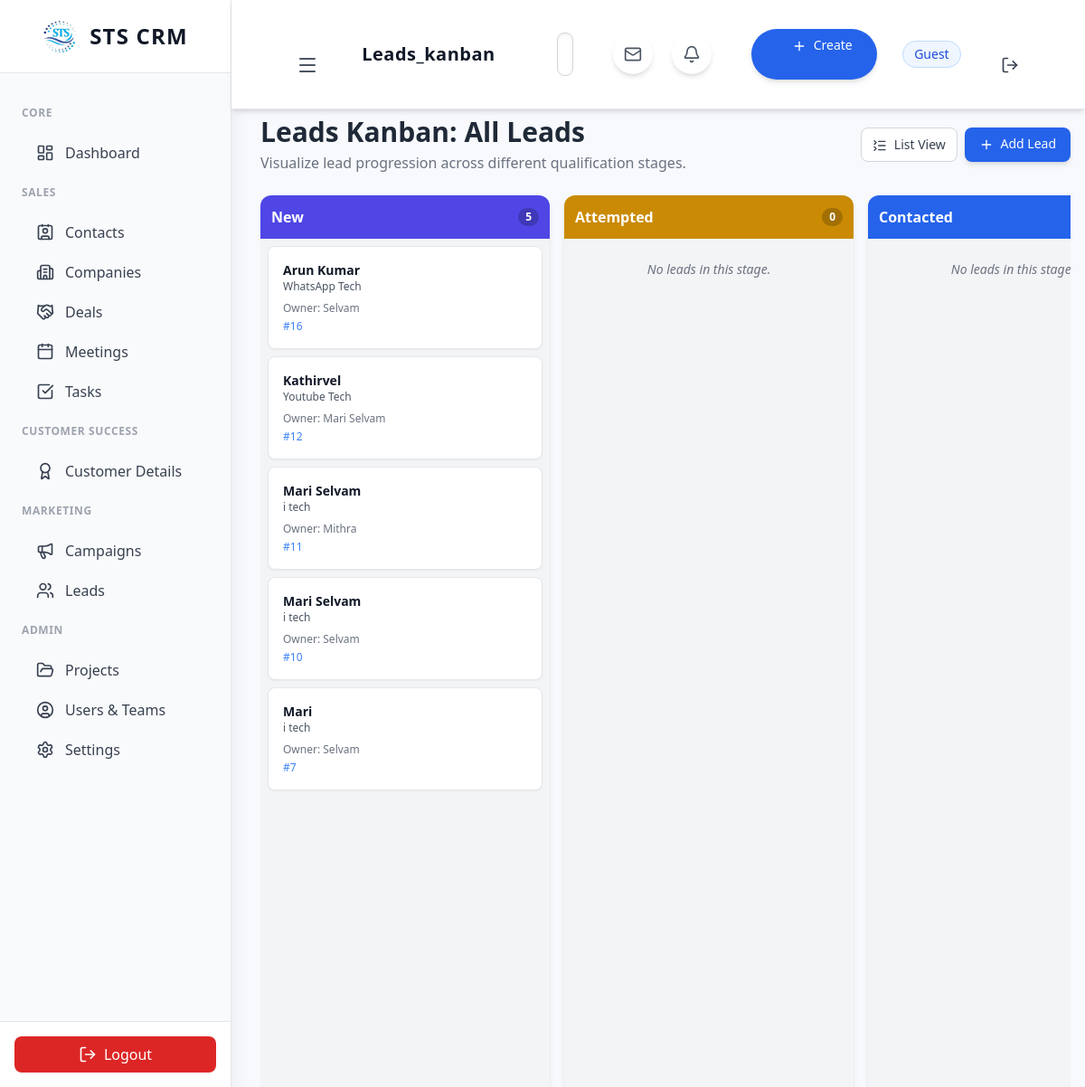
/leads_kanban.php, run on the app's committed database.
### tables this page shows
CREATE TABLE `leads` (
  `id` int(11) UNSIGNED NOT NULL,
  `name` varchar(255) NOT NULL,
  `company` varchar(255) DEFAULT NULL,
  `email` varchar(255) NOT NULL,
  `phone` varchar(50) DEFAULT NULL,
  `status` enum('New','Attempted','Contacted','Qualified','Unqualified','Converted') DEFAULT 'New',
  `source` varchar(100) DEFAULT NULL,
  `owner_id` int(11) UNSIGNED DEFAULT NULL,
  `created_at` timestamp NOT NULL DEFAULT current_timestamp(),
  `updated_at` timestamp NOT NULL DEFAULT current_timestamp() ON UPDATE current_timestamp(),
  `campaign_id` int(11) UNSIGNED DEFAULT NULL,
  `reminder_date` date DEFAULT NULL,
  `reminder_done` tinyint(1) NOT NULL DEFAULT 0,
  `remarks` varchar(500) DEFAULT NULL
);

CREATE TABLE `users` (
  `id` int(11) UNSIGNED NOT NULL,
  `name` varchar(255) NOT NULL,
  `email` varchar(255) NOT NULL,
  `password` varchar(255) NOT NULL COMMENT 'Stores the hashed password',
  `role` varchar(50) NOT NULL DEFAULT 'user' COMMENT 'e.g., admin, user, manager',
  `created_at` datetime DEFAULT current_timestamp(),
  `status` varchar(20) NOT NULL DEFAULT 'Active',
  `team` varchar(100) DEFAULT NULL,
  `email_provider` varchar(50) DEFAULT 'None',
  `email_signature` text DEFAULT NULL,
  `monthly_quota` decimal(15,2) DEFAULT 0.00,
  `email_sync` int(255) DEFAULT NULL,
  `email_password` varchar(500) DEFAULT NULL
);

### leads_kanban.php (the view, shortened to what this page needs)
<?php
include 'api/db.php';
$where_clause = "";
$filter_display_name = "All Leads";
$view_query_string = "";
$sql = "
    SELECT
        l.id, l.name, l.company, l.email, l.status,
        u.name AS owner_name
    FROM leads l
    LEFT JOIN users u ON l.owner_id = u.id
    " . $where_clause . "
    ORDER BY l.status, l.created_at DESC
";
$stmt = $conn->prepare($sql);
$stmt->execute();
$result = $stmt->get_result();
$leads_by_status = [
    'New' => [],
    'Attempted' => [],
    'Contacted' => [],
    'Qualified' => [],
    'Unqualified' => [],
];
if ($result) {
    while($lead = $result->fetch_assoc()) {
        $status = $lead['status'];
        if (isset($leads_by_status[$status])) {
            $leads_by_status[$status][] = $lead;
        }
    }
}
?>
<div class="flex flex-col sm:flex-row justify-between items-start sm:items-center mb-6">
    <div>
        <h1 class="text-3xl font-bold text-gray-800">Leads Kanban: <?= $filter_display_name ?></h1>
        <p class="text-gray-500 mt-1">Visualize lead progression across different qualification stages.</p>
    </div>
    <div class="mt-4 sm:mt-0 flex space-x-2">
        <a href="leads.php<?= $view_query_string ?>"
           class="px-3 py-2 text-sm font-medium rounded-lg border border-gray-300 bg-white text-gray-700 hover:bg-gray-100 transition">
            <i data-lucide="list-collapse" class="w-4 h-4 inline mr-1"></i> List View
        </a>
        <a href="create_lead.php" class="px-4 py-2 text-sm font-medium rounded-lg
                                                 bg-blue-600 hover:bg-blue-800 text-white transition duration-150 shadow-md">
            <i data-lucide="plus" class="w-4 h-4 inline mr-1"></i> Add Lead
        </a>
    </div>
</div>
<div class="flex overflow-x-auto pb-4 space-x-4">
    <?php foreach ($leads_by_status as $status => $leads):
        $header_color = match ($status) {
            'New' => 'bg-indigo-600',
            'Attempted' => 'bg-yellow-600',
            'Contacted' => 'bg-blue-600',
            'Qualified' => 'bg-green-600',
            'Unqualified' => 'bg-gray-600',
            default => 'bg-gray-400',
        };
        $total_in_column = count($leads);
    ?>
    <div class="min-w-80 w-80 flex-shrink-0">
        <div class="rounded-xl shadow-md overflow-hidden">
            <div class="p-3 text-white font-semibold flex justify-between items-center <?= $header_color ?>">
                <span><?= htmlspecialchars($status) ?></span>
                <span class="text-xs bg-black bg-opacity-20 rounded-full px-2 py-0.5"><?= $total_in_column ?></span>
            </div>
            <div class="bg-gray-100 p-2 space-y-2 h-[80vh] overflow-y-auto lead-column" data-status="<?= $status ?>">
                <?php if (empty($leads)): ?>
                    <p class="text-center text-sm text-gray-500 italic p-4">No leads in this stage.</p>
                <?php endif; ?>
                <?php foreach ($leads as $lead): ?>
                    <a href="view_lead.php?id=<?= $lead['id'] ?>" class="block">
                        <div class="bg-white p-4 rounded-lg shadow-sm border border-gray-200 hover:shadow-lg transition cursor-grab">
                            <h3 class="text-sm font-bold text-gray-900 truncate"><?= htmlspecialchars($lead['name']) ?></h3>
                            <p class="text-xs text-gray-600 truncate"><?= htmlspecialchars($lead['company'] ?: 'No Company') ?></p>
                            <p class="text-xs text-gray-500 mt-2">Owner: <?= htmlspecialchars($lead['owner_name'] ?: 'N/A') ?></p>
                            <p class="text-xs text-blue-500 hover:text-blue-700 mt-1">#<?= $lead['id'] ?></p>
                        </div>
                    </a>
                <?php endforeach; ?>
            </div>
        </div>
    </div>
    <?php endforeach; ?>
</div>
<?php
include 'includes/layout.php';
?>

### includes/layout.php (style rules this page uses)
body { background-color: #f7f9fc; }

### data on the page
leads: name "Arun Kumar", company "WhatsApp Tech", owner.name "Selvam", id "16"
leads: name "Kathirvel", company "Youtube Tech", owner.name "Mari Selvam", id "12"
leads: name "Mari Selvam", company "i tech", owner.name "Mithra", id "11"
leads: name "Mari Selvam", company "i tech", owner.name "Selvam", id "10"
leads: name "Mari", company "i tech", owner.name "Selvam", id "7"

### other printed values
str_replace('.php', '', $current_page) "Leads_kanban"
$_SESSION['user_name'] "Guest"
$filter_display_name "All Leads"
$status "New"
$total_in_column "5"
$status "Attempted"
$total_in_column "0"
$status "Contacted"
